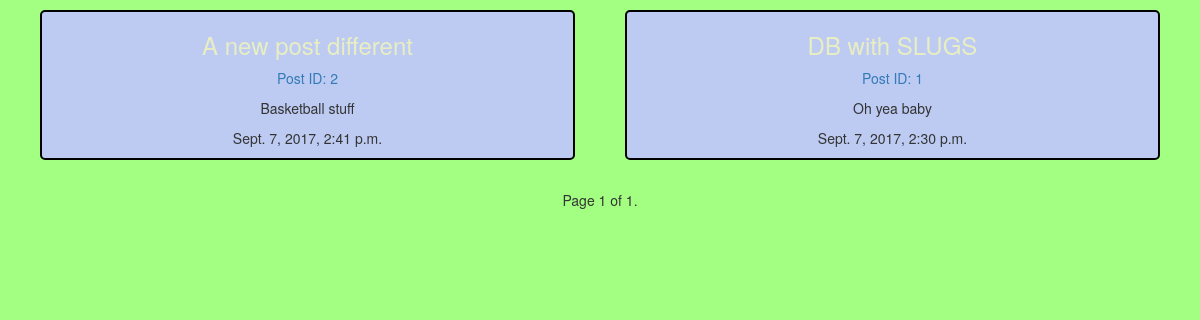
The app's page /posts/, older data.
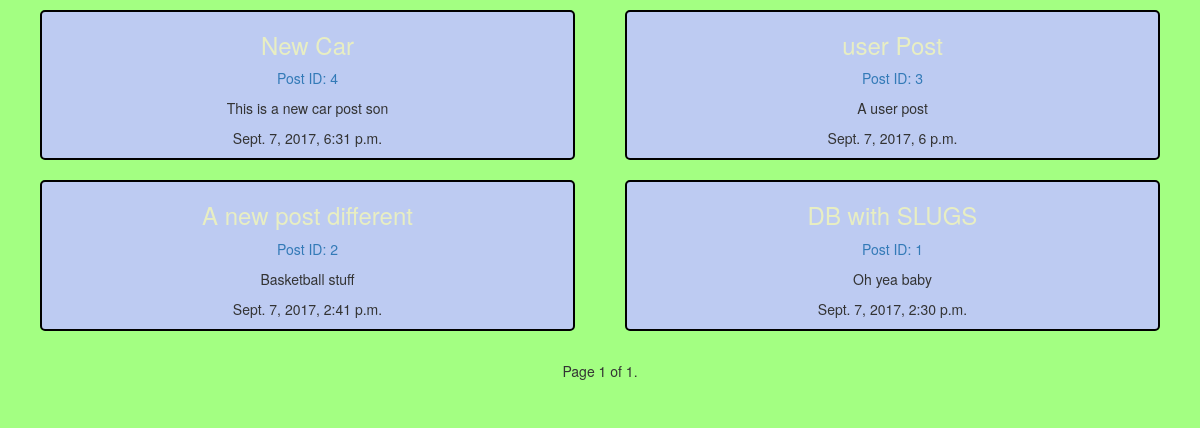
The same page, newer data.
### posts/models.py (models this page shows, shortened)
class Post(models.Model):
    user = models.ForeignKey(settings.AUTH_USER_MODEL, default=1)
    title = models.CharField(max_length=255)
    slug = models.SlugField(unique=True)
    image = models.ImageField(null=True, blank=True,
                              upload_to=upload_location,
                              width_field="width_field",
                              height_field="height_field")
    height_field = models.IntegerField(default=0)
    width_field = models.IntegerField(default=0)
    content = models.TextField()
    draft = models.BooleanField(default=True)
    publish = models.DateTimeField(auto_now_add=False, auto_now=False)
    timestamp = models.DateTimeField(auto_now_add=True, auto_now=False)
    updated_at = models.DateTimeField(auto_now_add=False, auto_now=True)
    def get_absolute_url(self):
        return reverse('posts:post_detail', kwargs={'slug': self.slug})

### posts/views.py (the view)
def posts_home(request):
    posts_list = Post.objects.all().order_by('-timestamp')
    paginator = Paginator(posts_list, 4)
    page = request.GET.get('page')
    try:
        posts = paginator.page(page)
    except PageNotAnInteger:
        posts = paginator.page(1)
    except EmptyPage:
        posts = paginator.page(paginator.num_pages)
    return render(request, 'posts/index.html', {'posts': posts})

### posts/templates/posts/index.html (shortened to what this page needs)
{% extends "base.html" %}
{% block content %}
  <div class="row">
    {% for post in posts %}
    <div class="col-md-6">
      <div class="card">
        <h3>{{post.title}}</h3>
        <a href="{{post.get_absolute_url}}"><p>Post ID: {{post.id}}</p></a>
        <p>{{post.content|truncatewords:8}}</p>
        <p>{{post.timestamp}}</p>
      </div>
    </div>
    {% endfor %}
  </div>
  <div class="row">
    <div class="col-md-4 col-md-offset-4 text-center">
      <div class="pagination">
        <span class="step-links">
            <span class="current">
                Page {{ posts.number }} of {{ posts.paginator.num_pages }}.
            </span>
        </span>
      </div>
    </div>
  </div>
{% endblock %}

### posts/templates/base.html (shortened to what this page needs)
{% load staticfiles %}
<!DOCTYPE html>
<html>
  <head>
    <link rel="stylesheet"
      href="https://maxcdn.bootstrapcdn.com/bootstrap/3.3.7/css/bootstrap.min.css"
>
    <link rel="stylesheet"
      href="https://maxcdn.bootstrapcdn.com/bootstrap/3.3.7/css/bootstrap-theme.min.css"
>
    <link rel="stylesheet" href="{% static 'css/master.css' %}">
  </head>
  <body>
    <div class="container">
      {% block content %}
      {% endblock %}
    </div>
  </body>
</html>

### posts/static/css/master.css (style rules this page uses)
body { background-color: #a3ff82; }
.card { background-color: #bdcbf2; margin: 10px; border: solid 2px #000000; border-radius: 5px; text-align: center; }
.card h3 { color: #e8eec2; }

Row changes from the older to the newer data that the page shows:
added Post: title "New Car", id "4", content "This is a new car post son", timestamp "Sept. 7, 2017, 6:31 p.m."
added Post: title "user Post", id "3", content "A user post", timestamp "Sept. 7, 2017, 6 p.m."
